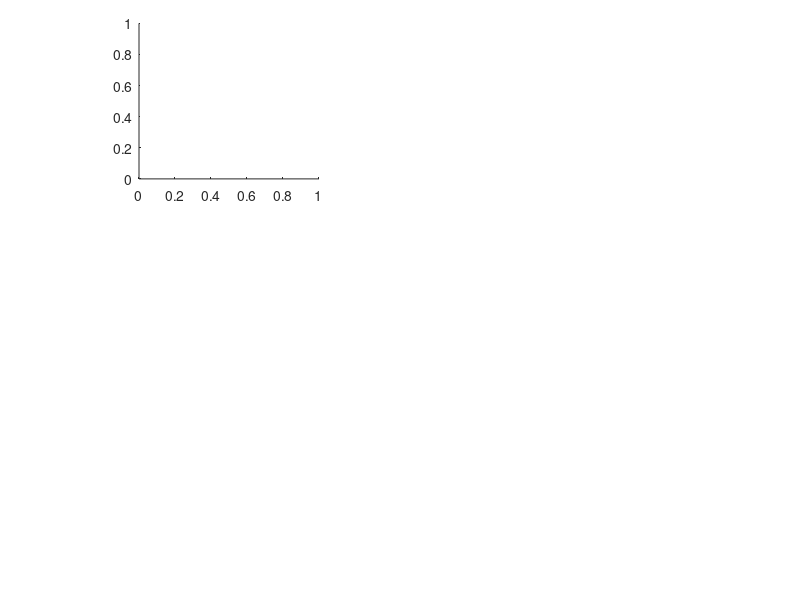

Recreate this plot in MATLAB. (Note: this script raises an error after producing the figure.)
clc
clear

pid=[1,2,3,4,5,10];
mdir='/Users/tengi/Desktop/Projects/data/uncertainty/Analysis/01-07-2015';
state={'MedicineOff','MedicineOn'};

BipolarLFPNames={'LFP1-2','LFP2-3','LFP3-4'};
Alignments={'Target','Go','Exit'};

for pt=1:length(pid)
    for s=1:length(state)
        listings=dir([mdir,'/Pt',num2str(pid(pt)),' ',state{s},'*.mat']);
        
        ave_tfmap=cell(3,4);
        for i=1:3
            for j=1:4
                ave_tfmap{i,j}=0;
            end
        end
        
        num=0;
        for l=1:length(listings)
            tfmat=load(fullfile(mdir,listings(l).name),'-mat');
            
            for i=1:3
                for j=1:4
                    ave_tfmap{i,j}=ave_tfmap{i,j}+tfmat.map{i,j}*tfmat.trialNum{1,1};
                end
            end
            
            num=num+tfmat.trialNum{1,1};
        end
        
        
        figure('Name',['Pt', num2str(pid(pt)),' ',state{s}],...
            'Position',[0,0,800,540]);
        
        
        for i=1:3
            
            for j=1:3
                axes('Units','Pixels','Position',[140+(j-1)*210,180*(3-i)+20,180,140]);zs h
                t=tfmat.t{i,j};
                f=tfmat.f{i,j};
                [SMOOTHED] = TF_Smooth(ave_tfmap{i,j}./repmat(ave_tfmap{i,4},1,size(ave_tfmap{i,j},2)),'gaussian',[4,10]);
                imagesc(t,f,20*log10(SMOOTHED),[-10 10]);
                %                 ylabel('Frequency(Hz)')
                ylim([f(1),100])
                t=title([BipolarLFPNames{i},' ',Alignments{j}]);
                set(t,'FontSize',10);
                colormap(jet);
                axis xy;
                set(gca,'ytick',[])
                
                a=gca;
                pos=get(a,'Position');
                if j==3
                    cb=colorbar('Units','Pixels');
                    cbpos=get(cb,'Position');
                    set(a,'Position',pos);
                    set(cb,'Position',[pos(1)+pos(3)+10,pos(2),cbpos(3),cbpos(4)])
                end
            end
            
            axes('Units','Pixels','Position',[20,180*(3-i)+20,80,140])
            
            plot(f,20*log10(ave_tfmap{i,4}/num),'-r');
            t=title('Baseline');
            set(t,'FontSize',10);
            xlim([f(1) 100]);
            %             xlabel('Frequency (Hz)')
            ylim([-60 10]);
            %             ylabel('dB')
            camroll(90)
        end
%         print('-depsc','-tiff','-r300',[get(gcf,'Name')])
%         print(gcf,'-dformat',[get(gcf,'Name'),'.png'])
%         close(gcf)
    end
end